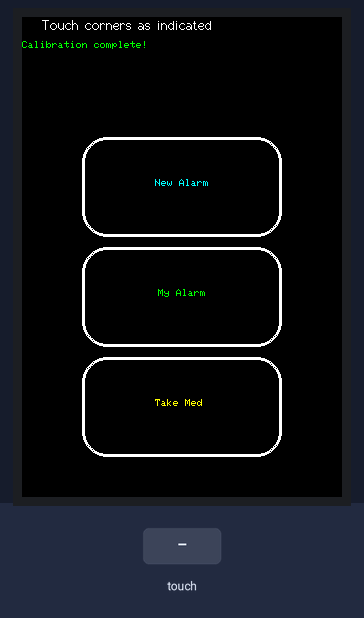
Bench run of a sketch on a simulated ESP32. Shown: 320×480 colour display. Inputs (shaded band) come from the test bench. Storage starts empty; what the sketch prints to the serial monitor is not drawn.

Above: at 1.7 s.
1.8 s: screen touched at 38 % across, 30 % down
At 2.9 s:
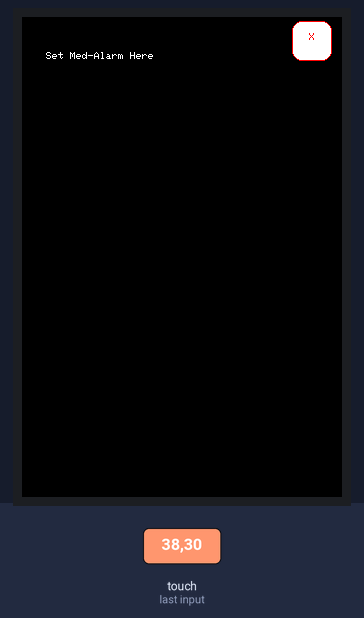
3.4 s: screen touched at 38 % across, 50 % down
At 4.6 s:
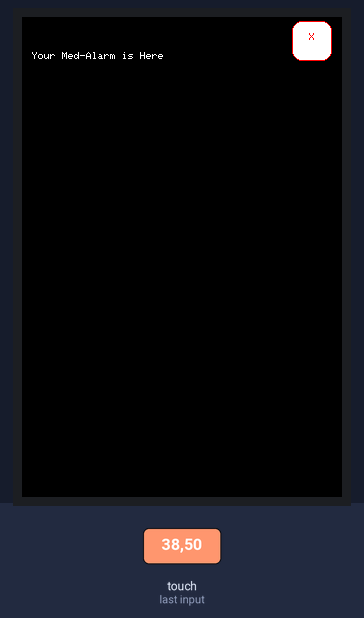
5.0 s: screen touched at 38 % across, 90 % down
At 6.2 s:
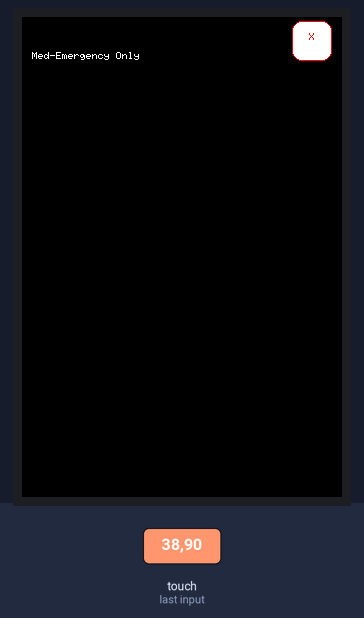
6.7 s: screen touched at 62 % across, 30 % down
At 7.3 s:
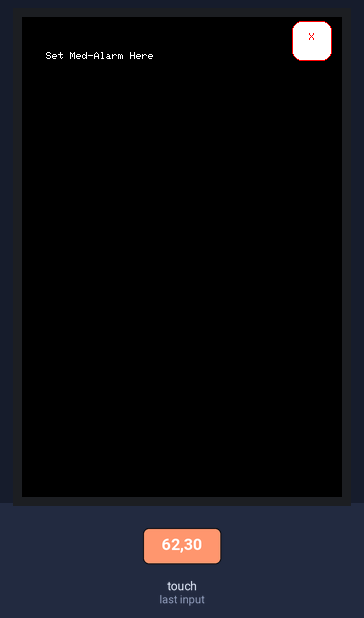
8.3 s: screen touched at 62 % across, 50 % down
At 9.0 s:
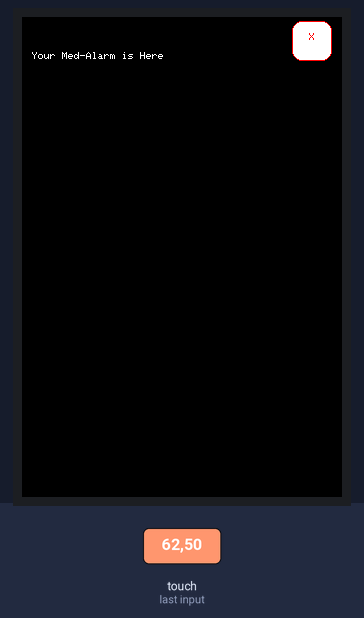
Timing chart, 0 to 10.9 s (numbered marks = the images above; inputs shaded):
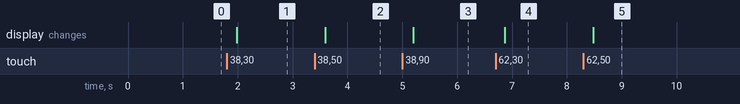

Measured:
- after the input at 1.8 s, the display: changes after 0.18 s (image 1)
- after the input at 3.4 s, the display: changes after 0.19 s (image 2)
- after the input at 5.0 s, the display: changes after 0.20 s (image 3)
- after the input at 6.7 s, the display: changes after 0.16 s (image 4)
- after the input at 8.3 s, the display: changes after 0.18 s (image 5)

The sketch:

TouchScreen.ino
```cpp
#include <FS.h>
#include "Free_Fonts.h"

#include <TFT_eSPI.h>
#include <TFT_eWidget.h>

TFT_eSPI tft = TFT_eSPI();

#define CALIBRATION_FILE "/TouchCalData1"
#define REPEAT_CAL false

ButtonWidget btnL = ButtonWidget(&tft);
ButtonWidget btnR = ButtonWidget(&tft);
ButtonWidget btnDispense = ButtonWidget(&tft);

ButtonWidget btnClose = ButtonWidget(&tft);

#define BUTTON_W 200
#define BUTTON_H 100

ButtonWidget* btn[] = {&btnL, &btnR, &btnDispense, &btnClose};
uint8_t buttonCount = sizeof(btn) / sizeof(btn[0]);

bool medstanceState = false;
bool yourMedAlarmState = false;
bool medEmergencyState = false;

void btnL_pressAction(void);
void btnR_pressAction(void);
void btnL_releaseAction(void);
void btnR_releaseAction(void);
void btnDispense_pressAction(void);
void btnDispense_releaseAction(void);
void btnClose_pressAction(void);

void setup()
{
  Serial.begin(115200);
  tft.begin();
  tft.setRotation(0);
  tft.fillScreen(TFT_BLACK);
  tft.setFreeFont(FF18);

  touch_calibrate();
  initButtons();
}

void loop()
{
  static uint32_t scanTime = millis();
  uint16_t t_x = 9999, t_y = 9999;

  if (millis() - scanTime >= 50)
  {
    bool pressed = tft.getTouch(&t_x, &t_y);
    scanTime = millis();
    for (uint8_t b = 0; b < buttonCount; b++)
    {
      if (pressed)
      {
        if (btn[b]->contains(t_x, t_y))
        {
          btn[b]->press(true);
          btn[b]->pressAction();
        }
      }
      else
      {
        btn[b]->press(false);
        btn[b]->releaseAction();
      }
    }
  }
}

void touch_calibrate()
{
  uint16_t calData[5];
  uint8_t calDataOK = 0;

  if (!LittleFS.begin())
  {
    Serial.println("Formatting file system");
    LittleFS.format();
    LittleFS.begin();
  }

  if (LittleFS.exists(CALIBRATION_FILE))
  {
    if (REPEAT_CAL)
    {
      LittleFS.remove(CALIBRATION_FILE);
    }
    else
    {
      File f = LittleFS.open(CALIBRATION_FILE, "r");
      if (f)
      {
        if (f.readBytes((char *)calData, 14) == 14)
          calDataOK = 1;
        f.close();
      }
    }
  }

  if (calDataOK && !REPEAT_CAL)
  {
    tft.setTouch(calData);
  }
  else
  {
    tft.fillScreen(TFT_BLACK);
    tft.setCursor(20, 0);
    tft.setTextFont(2);
    tft.setTextSize(1);
    tft.setTextColor(TFT_WHITE, TFT_BLACK);

    tft.println("Touch corners as indicated");

    tft.setTextFont(1);
    tft.println();

    if (REPEAT_CAL)
    {
      tft.setTextColor(TFT_RED, TFT_BLACK);
      tft.println("Set REPEAT_CAL to false to stop this running again!");
    }

    tft.calibrateTouch(calData, TFT_MAGENTA, TFT_BLACK, 15);

    tft.setTextColor(TFT_GREEN, TFT_BLACK);
    tft.println("Calibration complete!");

    File f = LittleFS.open(CALIBRATION_FILE, "w");
    if (f)
    {
      f.write((const unsigned char *)calData, 14);
      f.close();
    }
  }
}

void btnL_pressAction(void)
{
  if (btnL.justPressed())
  {
    Serial.println("New Alarm button just pressed");
    medstanceState = true;
    yourMedAlarmState = false;
    setButtonVisibility(false);
    drawMedstanceText();
  }
}

void btnR_pressAction(void)
{
    if (btnR.justPressed())
    {
        Serial.println("My Alarm button just pressed");
        yourMedAlarmState = true;
        medstanceState = false;
        setButtonVisibility(false);
        drawYourMedAlarmText();
    }
}

void btnDispense_pressAction(void)
{
  if (btnDispense.justPressed())
  {
    Serial.println("Dispense Now button just pressed");
    medEmergencyState = true;
    medstanceState = false;
    yourMedAlarmState = false;
    setButtonVisibility(false);
    drawMedEmergencyText();
  }
}

void btnClose_pressAction(void)
{
  if (btnClose.justPressed())
  {
    Serial.println("Close button just pressed");
    medstanceState = false;
    yourMedAlarmState = false;
    medEmergencyState = false;
    clearMedstanceText();
    clearYourMedAlarmText();
    clearMedEmergencyText();
    setButtonVisibility(true);
  }
}

void btnL_releaseAction(void)
{
  // Handle release action for btnL
}

void btnR_releaseAction(void)
{
  // Handle release action for btnR
}

void btnDispense_releaseAction(void)
{
  // Handle release action for btnDispense
}


void setButtonVisibility(bool visible)
{
  int8_t visibility = visible ? 1 : 0;

  for (uint8_t b = 0; b < buttonCount; b++)
  {
    btn[b]->setPivot(-100, -100);  // Move the button off-screen
  }

  if (visible)
  {
    // Set the initial button positions when visible
    initButtons();
  }
}

void initButtons()
{
  uint16_t x = (tft.width() - BUTTON_W) / 2;
  uint16_t y = tft.height() / 4;

  btnL.initButtonUL(x, y, BUTTON_W, BUTTON_H, TFT_WHITE, TFT_BLACK, TFT_CYAN, "New Alarm", 1);
  btnL.setPressAction(btnL_pressAction);
  btnL.setReleaseAction(btnL_releaseAction);
  btnL.drawSmoothButton(false, 3, TFT_BLACK);

  y += BUTTON_H + 10;
  btnR.initButtonUL(x, y, BUTTON_W, BUTTON_H, TFT_WHITE, TFT_BLACK, TFT_GREEN, "My Alarm", 1);
  btnR.setPressAction(btnR_pressAction);
  btnR.setReleaseAction(btnR_releaseAction);
  btnR.drawSmoothButton(false, 3, TFT_BLACK);

  y += BUTTON_H + 10;
  btnDispense.initButtonUL(x, y, BUTTON_W, BUTTON_H, TFT_WHITE, TFT_BLACK, TFT_YELLOW, "Take Med Now", 1);
  btnDispense.setPressAction(btnDispense_pressAction);
  btnDispense.setReleaseAction(btnDispense_releaseAction);
  btnDispense.drawSmoothButton(false, 3, TFT_BLACK);

  // Initialize close button for MEDSTANCE and Your Med Alarm state
  x = tft.width() - 50;  // Adjust x position
  btnClose.initButtonUL(x, 4 , 40, 40, TFT_RED, TFT_WHITE, TFT_RED, "X", 1);
  btnClose.setPressAction(btnClose_pressAction);
}

void drawMedstanceText()
{
  tft.fillScreen(TFT_BLACK);

  int textWidth = 200;  // Lebar teks "MEDSTANCE"
  int textHeight = 50;  // Tinggi teks "MEDSTANCE"

  int x = (tft.width() - textWidth) / 5;  // Posisi x di tengah horizontal
  int y = 35;  // Posisi y di atas layar, sesuaikan sesuai kebutuhan

  tft.setCursor(x, y);
  tft.setTextColor(TFT_WHITE, TFT_BLACK);
  tft.setTextSize(1);  // Sesuaikan ukuran teks sesuai kebutuhan
  tft.println("Set Med-Alarm Here");
  btnClose.drawButton();  // Gambar tombol close untuk keadaan MEDSTANCE
}

void drawYourMedAlarmText()
{
  tft.fillScreen(TFT_BLACK);

  int textWidth = 300;  // Lebar teks "Your Med Alarm"
  int textHeight = 50;  // Tinggi teks "Your Med Alarm"

  int x = (tft.width() - textWidth) / 2;  // Posisi x di tengah horizontal
  int y = 35;  // Posisi y di atas layar, sesuaikan sesuai kebutuhan

  tft.setCursor(x, y);
  tft.setTextColor(TFT_WHITE, TFT_BLACK);
  tft.setTextSize(1);  // Sesuaikan ukuran teks sesuai kebutuhan
  tft.println("Your Med-Alarm is Here");
  btnClose.drawButton();  // Gambar tombol close untuk keadaan Your Med Alarm
}

void drawMedEmergencyText()
{
  tft.fillScreen(TFT_BLACK);

  int textWidth = 300;  // Lebar teks "Med-Emergency Only"
  int textHeight = 50;  // Tinggi teks "Med-Emergency Only"

  int x = (tft.width() - textWidth) / 2;  // Posisi x di tengah horizontal
  int y = 35;  // Posisi y di atas layar, sesuaikan sesuai kebutuhan

  tft.setCursor(x, y);
  tft.setTextColor(TFT_WHITE, TFT_BLACK);
  tft.setTextSize(1);  // Sesuaikan ukuran teks sesuai kebutuhan
  tft.println("Med-Emergency Only");
  btnClose.drawButton();  // Gambar tombol close untuk keadaan Med-Emergency
}


void clearMedstanceText()
{
  tft.fillScreen(TFT_BLACK);
}

void clearYourMedAlarmText()
{
  tft.fillScreen(TFT_BLACK);
}

void clearMedEmergencyText()
{
  tft.fillScreen(TFT_BLACK);
}
```

Free_Fonts.h
```cpp
// Attach this header file to your sketch to use the GFX Free Fonts. You can write
// sketches without it, but it makes referencing them easier.

// This calls up ALL the fonts but they only get loaded if you actually
// use them in your sketch.
//
// No changes are needed to this header file unless new fonts are added to the
// library "Fonts/GFXFF" folder.
//
// To save a lot of typing long names, each font can easily be referenced in the
// sketch in three ways, either with:
//
//    1. Font file name with the & in front such as &FreeSansBoldOblique24pt7b
//       an example being:
//
//       tft.setFreeFont(&FreeSansBoldOblique24pt7b);
//
//    2. FF# where # is a number determined by looking at the list below
//       an example being:
//
//       tft.setFreeFont(FF32);
//
//    3. An abbreviation of the file name. Look at the list below to see
//       the abbreviations used, for example:
//
//       tft.setFreeFont(FSSBO24)
//
//       Where the letters mean:
//       F = Free font
//       M = Mono
//      SS = Sans Serif (double S to distinguish is form serif fonts)
//       S = Serif
//       B = Bold
//       O = Oblique (letter O not zero)
//       I = Italic
//       # =  point size, either 9, 12, 18 or 24
//
//  Setting the font to NULL will select the GLCD font:
//
//      tft.setFreeFont(NULL); // Set font to GLCD

#define LOAD_tftFF

#ifdef LOAD_tftFF // Only include the fonts if LOAD_tftFF is defined in User_Setup.h

// Use these when printing or drawing text in GLCD and high rendering speed fonts
#define GFXFF 1
#define GLCD  0
#define FONT2 2
#define FONT4 4
#define FONT6 6
#define FONT7 7
#define FONT8 8

// Use the following when calling setFont()
//
// Reserved for GLCD font  // FF0
//

#define TT1 &TomThumb

#define FM9 &FreeMono9pt7b
#define FM12 &FreeMono12pt7b
#define FM18 &FreeMono18pt7b
#define FM24 &FreeMono24pt7b

#define FMB9 &FreeMonoBold9pt7b
#define FMB12 &FreeMonoBold12pt7b
#define FMB18 &FreeMonoBold18pt7b
#define FMB24 &FreeMonoBold24pt7b

#define FMO9 &FreeMonoOblique9pt7b
#define FMO12 &FreeMonoOblique12pt7b
#define FMO18 &FreeMonoOblique18pt7b
#define FMO24 &FreeMonoOblique24pt7b

#define FMBO9 &FreeMonoBoldOblique9pt7b
#define FMBO12 &FreeMonoBoldOblique12pt7b
#define FMBO18 &FreeMonoBoldOblique18pt7b
#define FMBO24 &FreeMonoBoldOblique24pt7b

#define FSS9 &FreeSans9pt7b
#define FSS12 &FreeSans12pt7b
#define FSS18 &FreeSans18pt7b
#define FSS24 &FreeSans24pt7b

#define FSSB9 &FreeSansBold9pt7b
#define FSSB12 &FreeSansBold12pt7b
#define FSSB18 &FreeSansBold18pt7b
#define FSSB24 &FreeSansBold24pt7b

#define FSSO9 &FreeSansOblique9pt7b
#define FSSO12 &FreeSansOblique12pt7b
#define FSSO18 &FreeSansOblique18pt7b
#define FSSO24 &FreeSansOblique24pt7b

#define FSSBO9 &FreeSansBoldOblique9pt7b
#define FSSBO12 &FreeSansBoldOblique12pt7b
#define FSSBO18 &FreeSansBoldOblique18pt7b
#define FSSBO24 &FreeSansBoldOblique24pt7b

#define FS9 &FreeSerif9pt7b
#define FS12 &FreeSerif12pt7b
#define FS18 &FreeSerif18pt7b
#define FS24 &FreeSerif24pt7b

#define FSI9 &FreeSerifItalic9pt7b
#define FSI12 &FreeSerifItalic12pt7b
#define FSI19 &FreeSerifItalic18pt7b
#define FSI24 &FreeSerifItalic24pt7b

#define FSB9 &FreeSerifBold9pt7b
#define FSB12 &FreeSerifBold12pt7b
#define FSB18 &FreeSerifBold18pt7b
#define FSB24 &FreeSerifBold24pt7b

#define FSBI9 &FreeSerifBoldItalic9pt7b
#define FSBI12 &FreeSerifBoldItalic12pt7b
#define FSBI18 &FreeSerifBoldItalic18pt7b
#define FSBI24 &FreeSerifBoldItalic24pt7b

#define FF0 NULL //ff0 reserved for GLCD
#define FF1 &FreeMono9pt7b
#define FF2 &FreeMono12pt7b
#define FF3 &FreeMono18pt7b
#define FF4 &FreeMono24pt7b

#define FF5 &FreeMonoBold9pt7b
#define FF6 &FreeMonoBold12pt7b
#define FF7 &FreeMonoBold18pt7b
#define FF8 &FreeMonoBold24pt7b

#define FF9 &FreeMonoOblique9pt7b
#define FF10 &FreeMonoOblique12pt7b
#define FF11 &FreeMonoOblique18pt7b
#define FF12 &FreeMonoOblique24pt7b

#define FF13 &FreeMonoBoldOblique9pt7b
#define FF14 &FreeMonoBoldOblique12pt7b
#define FF15 &FreeMonoBoldOblique18pt7b
#define FF16 &FreeMonoBoldOblique24pt7b

#define FF17 &FreeSans9pt7b
#define FF18 &FreeSans12pt7b
#define FF19 &FreeSans18pt7b
#define FF20 &FreeSans24pt7b

#define FF21 &FreeSansBold9pt7b
#define FF22 &FreeSansBold12pt7b
#define FF23 &FreeSansBold18pt7b
#define FF24 &FreeSansBold24pt7b

#define FF25 &FreeSansOblique9pt7b
#define FF26 &FreeSansOblique12pt7b
#define FF27 &FreeSansOblique18pt7b
#define FF28 &FreeSansOblique24pt7b

#define FF29 &FreeSansBoldOblique9pt7b
#define FF30 &FreeSansBoldOblique12pt7b
#define FF31 &FreeSansBoldOblique18pt7b
#define FF32 &FreeSansBoldOblique24pt7b

#define FF33 &FreeSerif9pt7b
#define FF34 &FreeSerif12pt7b
#define FF35 &FreeSerif18pt7b
#define FF36 &FreeSerif24pt7b

#define FF37 &FreeSerifItalic9pt7b
#define FF38 &FreeSerifItalic12pt7b
#define FF39 &FreeSerifItalic18pt7b
#define FF40 &FreeSerifItalic24pt7b

#define FF41 &FreeSerifBold9pt7b
#define FF42 &FreeSerifBold12pt7b
#define FF43 &FreeSerifBold18pt7b
#define FF44 &FreeSerifBold24pt7b

#define FF45 &FreeSerifBoldItalic9pt7b
#define FF46 &FreeSerifBoldItalic12pt7b
#define FF47 &FreeSerifBoldItalic18pt7b
#define FF48 &FreeSerifBoldItalic24pt7b

// >>>>>>>>>>>>>>>>>>>>>>>>>>>>>>>>>>>>>>>>>>>>>>>>>>>>>>>>>>>>>>>>>>>>>>>>>>>>>>>>>
// Now we define "s"tring versions for easy printing of the font name so:
//   tft.println(sFF5);
// will print
//   Mono bold 9
// >>>>>>>>>>>>>>>>>>>>>>>>>>>>>>>>>>>>>>>>>>>>>>>>>>>>>>>>>>>>>>>>>>>>>>>>>>>>>>>>>

#define sFF0 "GLCD"
#define sTT1 "Tom Thumb"
#define sFF1 "Mono 9"
#define sFF2 "Mono 12"
#define sFF3 "Mono 18"
#define sFF4 "Mono 24"

#define sFF5 "Mono bold 9"
#define sFF6 "Mono bold 12"
#define sFF7 "Mono bold 18"
#define sFF8 "Mono bold 24"

#define sFF9 "Mono oblique 9"
#define sFF10 "Mono oblique 12"
#define sFF11 "Mono oblique 18"
#define sFF12 "Mono oblique 24"

#define sFF13 "Mono bold oblique 9"
#define sFF14 "Mono bold oblique 12"
#define sFF15 "Mono bold oblique 18"
#define sFF16 "Mono bold oblique 24" // Full text line is too big for 480 pixel wide screen

#define sFF17 "Sans 9"
#define sFF18 "Sans 12"
#define sFF19 "Sans 18"
#define sFF20 "Sans 24"

#define sFF21 "Sans bold 9"
#define sFF22 "Sans bold 12"
#define sFF23 "Sans bold 18"
#define sFF24 "Sans bold 24"

#define sFF25 "Sans oblique 9"
#define sFF26 "Sans oblique 12"
#define sFF27 "Sans oblique 18"
#define sFF28 "Sans oblique 24"

#define sFF29 "Sans bold oblique 9"
#define sFF30 "Sans bold oblique 12"
#define sFF31 "Sans bold oblique 18"
#define sFF32 "Sans bold oblique 24"

#define sFF33 "Serif 9"
#define sFF34 "Serif 12"
#define sFF35 "Serif 18"
#define sFF36 "Serif 24"

#define sFF37 "Serif italic 9"
#define sFF38 "Serif italic 12"
#define sFF39 "Serif italic 18"
#define sFF40 "Serif italic 24"

#define sFF41 "Serif bold 9"
#define sFF42 "Serif bold 12"
#define sFF43 "Serif bold 18"
#define sFF44 "Serif bold 24"

#define sFF45 "Serif bold italic 9"
#define sFF46 "Serif bold italic 12"
#define sFF47 "Serif bold italic 18"
#define sFF48 "Serif bold italic 24"

#else // LOAD_tftFF not defined so setup defaults to prevent error messages

// >>>>>>>>>>>>>>>>>>>>>>>>>>>>>>>>>>>>>>>>>>>>>>>>>>>>>>>>>>>>>>>>>>>>>>>>>>>>>>>>>
// Free fonts are not loaded in User_Setup.h so we must define all as font 1
// to prevent compile error messages
// >>>>>>>>>>>>>>>>>>>>>>>>>>>>>>>>>>>>>>>>>>>>>>>>>>>>>>>>>>>>>>>>>>>>>>>>>>>>>>>>>

#define GFXFF 1
#define GLCD  1
#define FONT2 2
#define FONT4 4
#define FONT6 6
#define FONT7 7
#define FONT8 8

#define FF0 1
#define FF1 1
#define FF2 1
#define FF3 1
#define FF4 1
#define FF5 1
#define FF6 1
#define FF7 1
#define FF8 1
#define FF9 1
#define FF10 1
#define FF11 1
#define FF12 1
#define FF13 1
#define FF14 1
#define FF15 1
#define FF16 1
#define FF17 1
#define FF18 1
#define FF19 1
#define FF20 1
#define FF21 1
#define FF22 1
#define FF23 1
#define FF24 1
#define FF25 1
#define FF26 1
#define FF27 1
#define FF28 1
#define FF29 1
#define FF30 1
#define FF31 1
#define FF32 1
#define FF33 1
#define FF34 1
#define FF35 1
#define FF36 1
#define FF37 1
#define FF38 1
#define FF39 1
#define FF40 1
#define FF41 1
#define FF42 1
#define FF43 1
#define FF44 1
#define FF45 1
#define FF46 1
#define FF47 1
#define FF48 1

#define FM9  1
#define FM12 1
#define FM18 1
#define FM24 1

#define FMB9  1
#define FMB12 1
#define FMB18 1
#define FMB24 1

#define FMO9  1
#define FMO12 1
#define FMO18 1
#define FMO24 1

#define FMBO9  1
#define FMBO12 1
#define FMBO18 1
#define FMBO24 1

#define FSS9  1
#define FSS12 1
#define FSS18 1
#define FSS24 1

#define FSSB9  1
#define FSSB12 1
#define FSSB18 1
#define FSSB24 1

#define FSSO9  1
#define FSSO12 1
#define FSSO18 1
#define FSSO24 1

#define FSSBO9  1
#define FSSBO12 1
#define FSSBO18 1
#define FSSBO24 1

#define FS9  1
#define FS12 1
#define FS18 1
#define FS24 1

#define FSI9  1
#define FSI12 1
#define FSI19 1
#define FSI24 1

#define FSB9  1
#define FSB12 1
#define FSB18 1
#define FSB24 1

#define FSBI9  1
#define FSBI12 1
#define FSBI18 1
#define FSBI24 1

#endif // LOAD_tftFF
```
